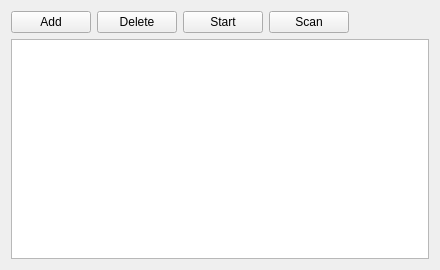
<?xml version="1.0" encoding="UTF-8"?>
<ui version="4.0">
 <class>TabMain</class>
 <widget class="QWidget" name="TabMain">
  <property name="geometry">
   <rect>
    <x>0</x>
    <y>0</y>
    <width>440</width>
    <height>270</height>
   </rect>
  </property>
  <property name="windowTitle">
   <string>Form</string>
  </property>
  <layout class="QVBoxLayout" name="verticalLayout">
   <item>
    <layout class="QHBoxLayout" name="horizontalLayout">
     <item>
      <widget class="QPushButton" name="buttonAdd">
       <property name="toolTip">
        <string>Add Panther Site</string>
       </property>
       <property name="text">
        <string>Add</string>
       </property>
       <property name="icon">
        <iconset resource="resources.qrc">
         <normaloff>:/icons/add.svg</normaloff>:/icons/add.svg</iconset>
       </property>
       <property name="iconSize">
        <size>
         <width>20</width>
         <height>20</height>
        </size>
       </property>
      </widget>
     </item>
     <item>
      <widget class="QPushButton" name="buttonDelete">
       <property name="toolTip">
        <string>Delete Panther Site</string>
       </property>
       <property name="text">
        <string>Delete</string>
       </property>
       <property name="icon">
        <iconset resource="resources.qrc">
         <normaloff>:/icons/delete.svg</normaloff>:/icons/delete.svg</iconset>
       </property>
       <property name="iconSize">
        <size>
         <width>20</width>
         <height>20</height>
        </size>
       </property>
      </widget>
     </item>
     <item>
      <widget class="QPushButton" name="buttonStart">
       <property name="toolTip">
        <string>Start Hunter</string>
       </property>
       <property name="text">
        <string>Start</string>
       </property>
       <property name="icon">
        <iconset resource="resources.qrc">
         <normaloff>:/icons/target.svg</normaloff>:/icons/target.svg</iconset>
       </property>
       <property name="iconSize">
        <size>
         <width>20</width>
         <height>20</height>
        </size>
       </property>
      </widget>
     </item>
     <item>
      <widget class="QPushButton" name="buttonScan">
       <property name="toolTip">
        <string>Scan and delete the lock files in Panther sites</string>
       </property>
       <property name="text">
        <string>Scan</string>
       </property>
       <property name="icon">
        <iconset resource="resources.qrc">
         <normaloff>:/icons/scan.svg</normaloff>:/icons/scan.svg</iconset>
       </property>
       <property name="iconSize">
        <size>
         <width>20</width>
         <height>20</height>
        </size>
       </property>
      </widget>
     </item>
     <item>
      <spacer name="horizontalSpacer">
       <property name="orientation">
        <enum>Qt::Horizontal</enum>
       </property>
       <property name="sizeHint" stdset="0">
        <size>
         <width>40</width>
         <height>20</height>
        </size>
       </property>
      </spacer>
     </item>
    </layout>
   </item>
   <item>
    <widget class="QListWidget" name="listWidget"/>
   </item>
  </layout>
 </widget>
 <tabstops>
  <tabstop>buttonAdd</tabstop>
  <tabstop>buttonDelete</tabstop>
  <tabstop>buttonStart</tabstop>
  <tabstop>listWidget</tabstop>
 </tabstops>
 <resources>
  <include location="resources.qrc"/>
 </resources>
 <connections/>
</ui>
